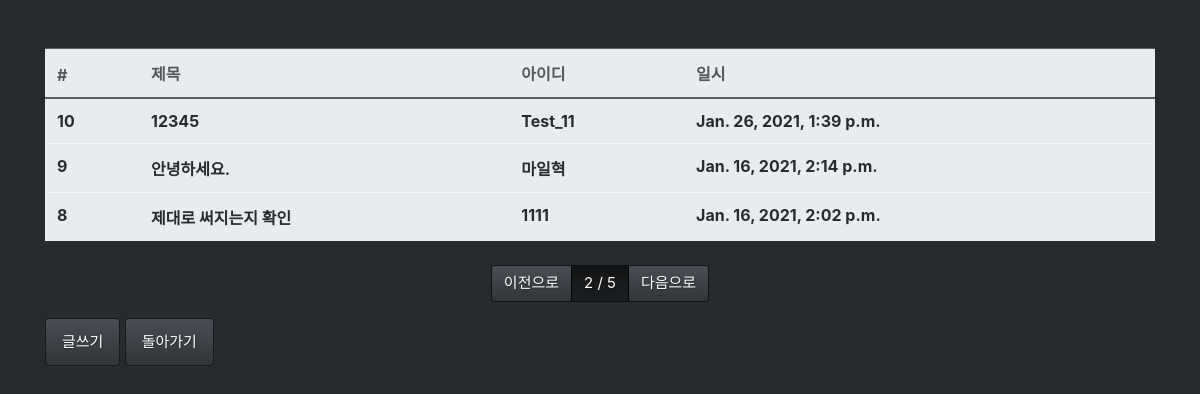
The page /board/list/?p=2 on the database its author committed.
### board/models.py (models this page shows, shortened)
class Board(models.Model):
    title = models.CharField(max_length=128,
                                verbose_name='제목')
    contents = models.TextField(verbose_name = '내용')
    writer = models.ForeignKey('fcuser.Fcuser',on_delete= models.CASCADE, verbose_name='작성자')
    tags = models.ManyToManyField('tag.Tag', verbose_name='태그')
    registed_dttm = models.DateTimeField(auto_now_add=True,
                                        verbose_name='등록시간')
    class Meta:
        db_table = 'fastcampus_board'
        verbose_name = '테스트 페이지 게시글'
        verbose_name_plural ='테스트 페이지 게시글'

### fcuser/models.py (models this page shows)
class Fcuser(models.Model):
    username = models.CharField(max_length=32,
                                verbose_name='사용자명')
    useremail = models.EmailField(max_length=128,
                                verbose_name = '사용자 이메일')
    password = models.CharField(max_length=32,
                                verbose_name='비밀번호')
    registed_dttm = models.DateTimeField(auto_now_add=True,
                                        verbose_name='등록시간')
    def __str__(self):
        return self.username
    class Meta:
        db_table = 'fastcampus_fcuser'
        verbose_name = '테스트 페이지 사용자'
        verbose_name_plural ='테스트 페이지 이용자'

### board/views.py (the view)
# urls.py: path('list/', views.board_list),
def board_list(request):
    all_boards = Board.objects.all().order_by('-id')
    page = int(request.GET.get('p',1))
    paginator = Paginator(all_boards,3)
    boards = paginator.get_page(page)
    return render(request, 'board_list.html',{'boards':boards})

### board/templates/board_list.html
{% extends "base.html" %}
{% block contents %}
<div class = "row mt-5">
    <div class ="col-12">
        <table class = "table table-light">
            <thead class="thead-light">
                <tr>
                    <th>#</th>
                    <th>제목</th>
                    <th>아이디</th>
                    <th>일시</th>
                </tr>
            </thead>
            <tbody class = "text-dark">
                {% for board in boards %}
                <tr onclick="location.href='/board/detail/{{ board.id }}/'">
                    <th>{{ board.id }}</th>
                    <th>{{ board.title }}</th>
                    <th>{{ board.writer }}</th>
                    <th>{{ board.registed_dttm }}</th>
                </tr>
                {% endfor %}
            </tbody>
        </table>
    </div>
</div>
<div class="row mt-2">
    <div class ="col-12">
        <nav>
            <ul class = "pagination justify-content-center">
                {% if boards.has_previous %}
                <li class ="page-item">
                     <a class="page-link" href="?p={{ boards.previous_page_number }}">이전으로</a>
                </li>
                    {% else %}
                <li class ="page-item disabled">
                    <a class="page-link" href="#">이전으로</a>
                </li>
                {% endif %}
                <li class ="page-item active">
                    <a class="page-link" href="#">{{ boards.number}} / {{boards.paginator.num_pages}}</a>
                </li>
                {% if boards.has_next %}
                <li class ="page-item">
                    <a class="page-link" href="?p={{ boards.next_page_number }}">다음으로</a>
                </li>
                {% else %}
                <li class ="page-item disabled">
                    <a class="page-link" href="#">다음으로</a>
                </li>
                {% endif %}
            </ul>
        </nav>
    </div>
</div>
<div class="row">
    <div class ="col-12">
        <button class ="btn btn-primary" onclick="location.href='/board/write/'">글쓰기</button>
        <button class ="btn btn-primary" onclick="location.href='/'">돌아가기</button>
    </div>
</div>
{% endblock %}

### board/templates/base.html (shortened to what this page needs)
<html>
    <link rel="stylesheet" href= "/static/bootstrap.min.css" />
    <body>
        <div class = "container">
        {% block contents %}
        {% endblock %}
        </div>
    </body>
</html>

### rows shown on the page
Board: id "10", title "12345", writer "Test_11", registed_dttm "Jan. 26, 2021, 1:39 p.m."
Board: id "9", title "안녕하세요.", writer "마일혁", registed_dttm "Jan. 16, 2021, 2:14 p.m."
Board: id "8", title "제대로 써지는지 확인", writer "1111", registed_dttm "Jan. 16, 2021, 2:02 p.m."

### other values the page prints
{{ boards.number }} "2"
{{ boards.paginator.num_pages }} "5"
